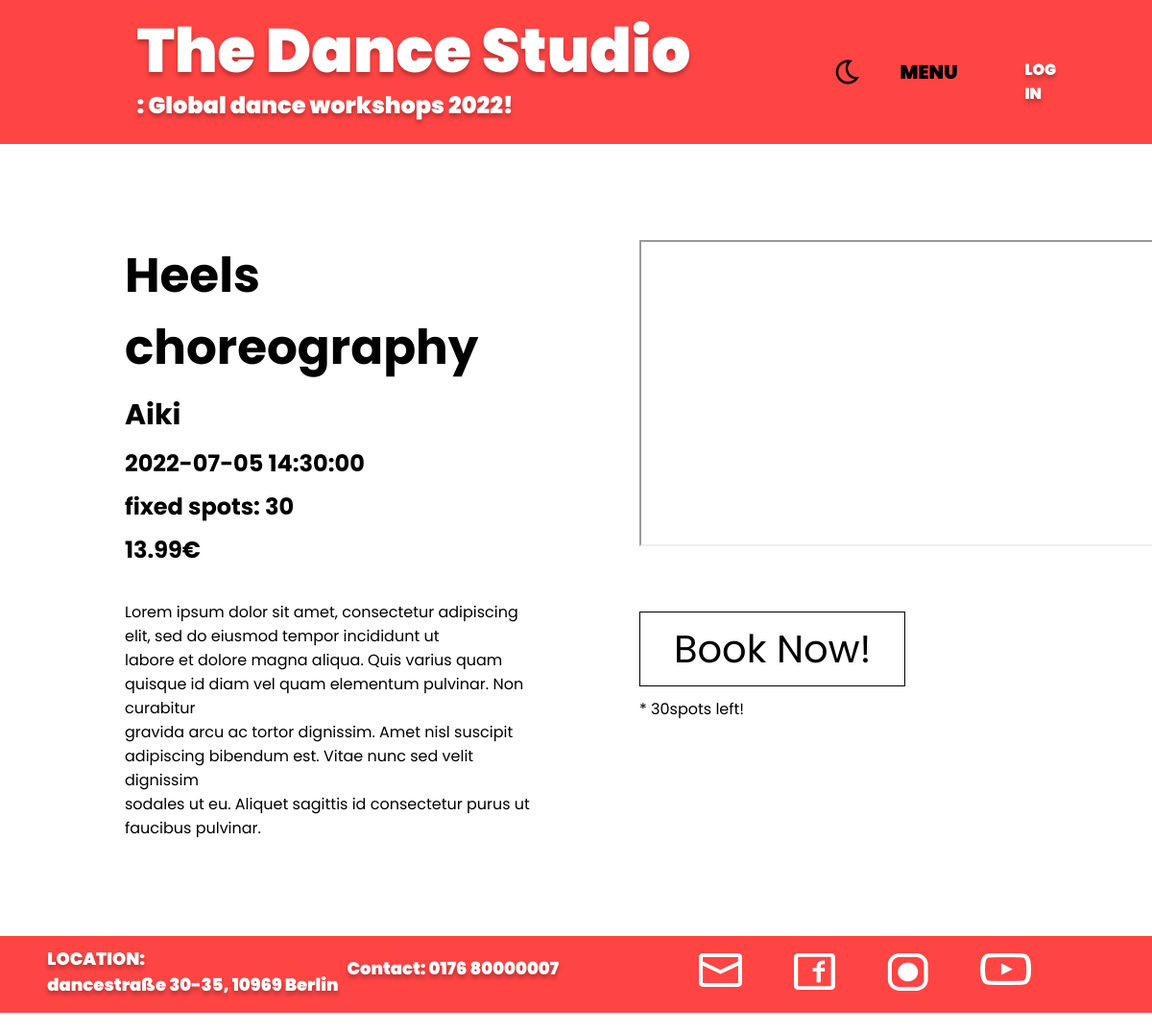
Before: /classinfo/6 with the older database file.
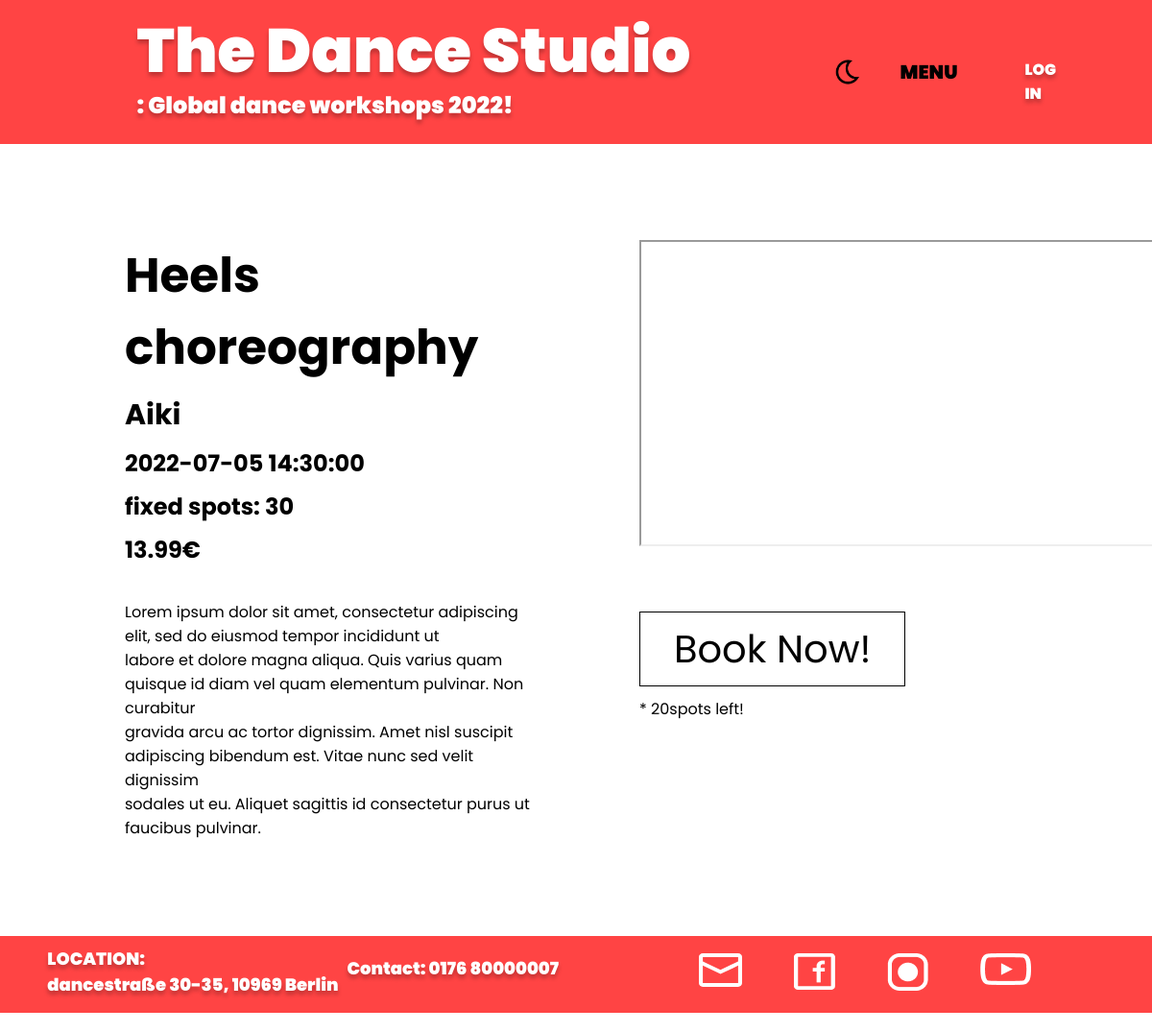
After: the same page with the newer database file.
### app/booking/models.py (models this page shows, shortened)
class Workshop(db.Model, CRUDMixin):
    id = db.Column(db.Integer, primary_key=True)
    date = db.Column(db.String(120))
    name = db.Column(db.String(120))
    teacher = db.Column(db.String(150))
    price = db.Column(db.Numeric(100, 2))
    fixed_spots = db.Column(db.Integer)
    available_spots = db.Column(db.Integer)
    picture_url = db.Column(db.String(300))
    video_url= db.Column(db.String(300))
    userinfos = db.relationship('Userinfo', backref='workshop', lazy=True)

### app/booking/routes.py (the view)
@blueprint.route('/classinfo/<int:id>')
def classinfo(id):
    workshop = Workshop.query.filter_by(id=id).first_or_404()
    return render_template('booking/classInfo.htm',workshop=workshop)

### app/templates/booking/classInfo.htm (shortened to what this page needs)
{% extends 'base.html' %}
{% block css %}
<link rel="stylesheet" type="text/css" href="../static/styles/classinfo_style.css">
{% endblock %}
{% block body %}
    <div class="content">
        <div class="info">
            <h1> {{workshop.name}} </h1>
            <h2> {{workshop.teacher}} </h2>
            <h3> {{workshop.date}} </h3>
            <h4> fixed spots: {{workshop.fixed_spots}}</h4>
            <h5> {{workshop.price}}€</h5>
            <p><br>Lorem ipsum dolor sit amet, consectetur adipiscing <br> elit, sed do eiusmod tempor incididunt ut <br>labore et dolore magna aliqua. Quis varius quam <br>quisque id diam vel quam elementum pulvinar. Non curabitur<br> gravida arcu ac tortor dignissim. Amet nisl suscipit <br>adipiscing bibendum est. Vitae nunc sed velit dignissim <br>sodales ut eu. Aliquet sagittis id consectetur purus ut <br>faucibus pulvinar. </p>
        </div>
        <div class="rightside">
            <iframe width="560" height="315" src={{workshop.video_url}}>
            </iframe>
            <br>
            <a href="/book/{{workshop.id}}" id="book" onclick="togglePopup()" class="{{workshop.available_spots}}">
                Book Now!
            </a>
            <p1>
            <br> * {{workshop.available_spots}}spots left!
            </p1>
        </div>
    </div>
{% endblock %}

Changed rows visible on the page:
changed Workshop "Heels choreography": available_spots "30" → "20"
